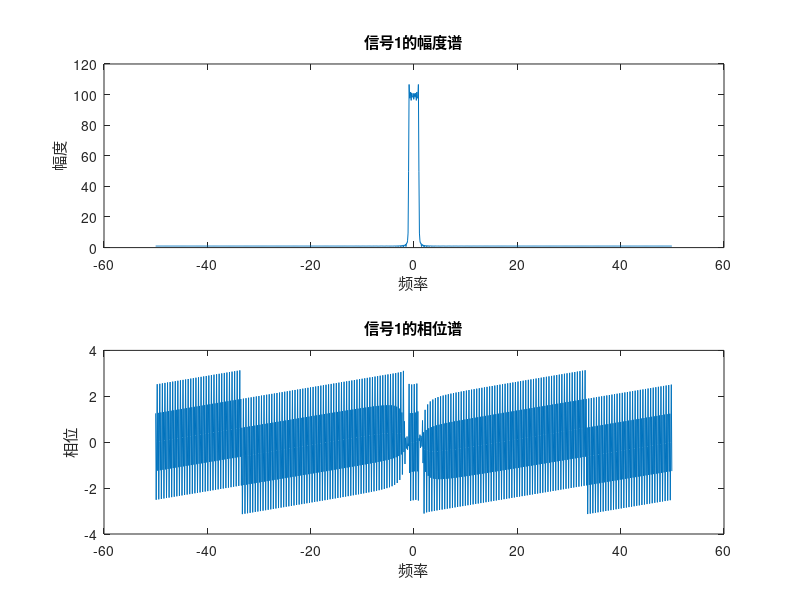
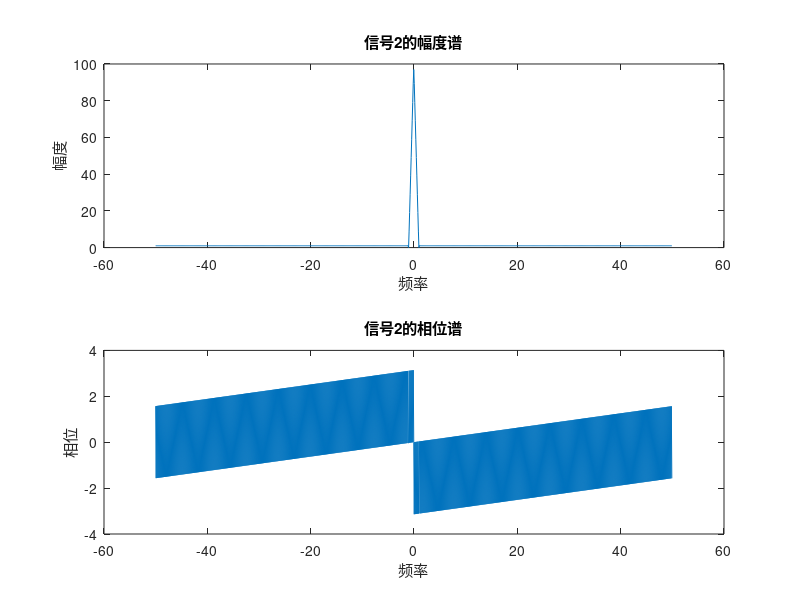

Reproduce these figures in MATLAB, in order.
% 清除变量和关闭所有图形窗口
clear;
close;

% 设置时间范围和采样频率
t = -5:0.01:5;% 时间范围
fs = 1/(t(2)-t(1));% 采样频率

% 信号1: f1(t) = sin(2π(t-1))/(π(t-1))
f1 = sin(2*pi*(t-1))./(pi*(t-1));
f1(isnan(f1)) = 1; % 用1替代零除错误处的NaN值

% 计算信号1的傅里叶变换
F1=fftshift(fft(f1));

% 计算频谱和相位谱
frequencies = (-fs/2):(fs/length(t)):(fs/2-fs/length(t));
spectrum = abs(F1);
phase = angle(F1);

% 绘制信号1的频谱图和相位图
figure;
subplot(2,1,1);
plot(frequencies, spectrum);
xlabel('频率');
ylabel('幅度');
title('信号1的幅度谱');

subplot(2,1,2);
plot(frequencies, phase);
xlabel('频率');
ylabel('相位');
title('信号1的相位谱');

% 信号2: f2(t) = [sin(πt)/(πt)]^2
f2 = (sin(pi*t)./(pi*t)).^2;
f2(isnan(f2)) = 0; % 用0替代零除错误处的NaN值

% 计算信号2的傅里叶变换
F2 = fftshift(fft(f2));

% 计算频谱和相位谱
frequencies = (-fs/2):(fs/length(t)):(fs/2-fs/length(t));
spectrum = abs(F2);
phase = angle(F2);

% 绘制信号2的频谱图和相位图
figure;
subplot(2,1,1);
plot(frequencies,spectrum);
xlabel('频率');
ylabel('幅度');
title('信号2的幅度谱');

subplot(2,1,2);
plot(frequencies,phase);
xlabel('频率');
ylabel('相位');
title('信号2的相位谱');